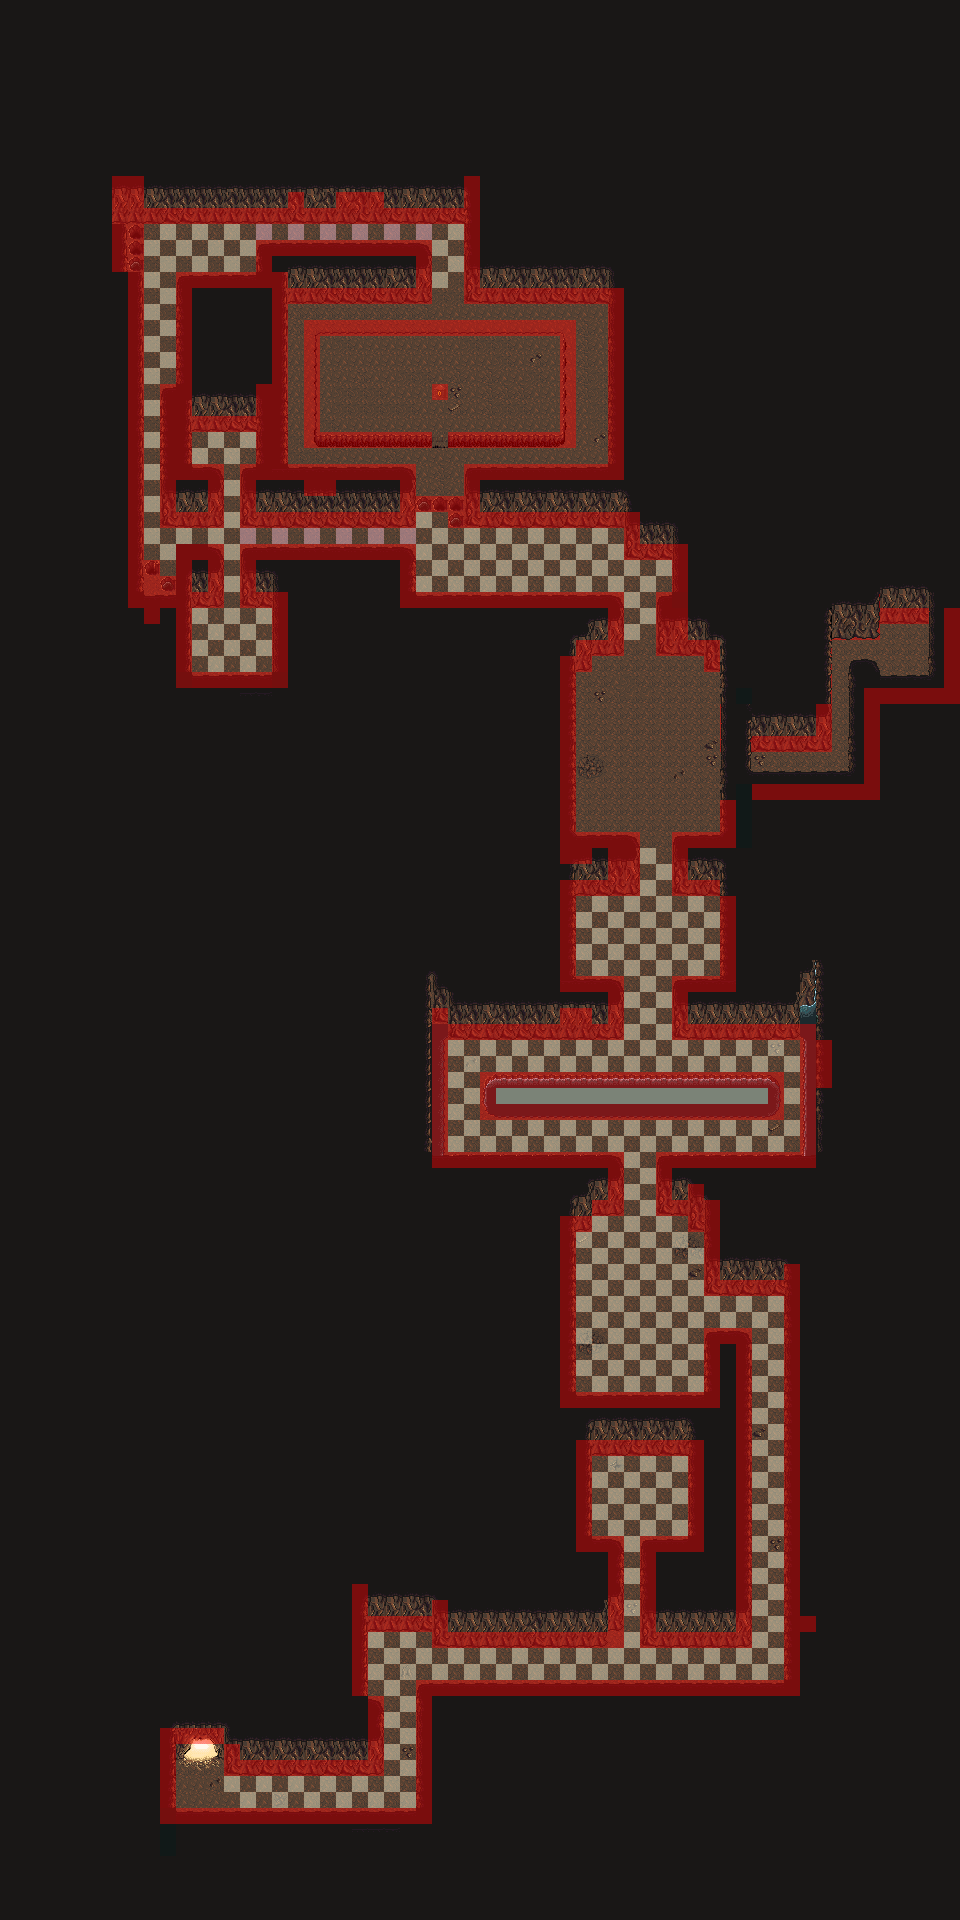

The image is a tile-based game level rendered from a .tmx file. Its description and source (layers, tilesets, objects; grid data summarised) follow:
An orthogonal 60x120 tile map with 16x16 px tiles, 6 tile layers (0-background, 1-detail, 2-collision, 3-background, ...), 2 tilesets.

<map version="1.0" orientation="orthogonal" width="60" height="120" tilewidth="16" tileheight="16">
 <tileset firstgid="1" name="cave_tileset" tilewidth="16" tileheight="16">
  <image source="cave_tileset.png" width="256" height="352" />
 </tileset>
 <tileset firstgid="353" name="collision_tileset" tilewidth="16" tileheight="16">
  <image source="collision_tileset.png" width="128" height="128" />
 </tileset>
 <layer name="0-background" width="60" height="120">
  <data>[7200 cells, 7198 non-empty, 73 distinct tile ids]</data>
 </layer>
 <layer name="1-detail" width="60" height="120">
  <data>[7200 cells, 592 non-empty, 67 distinct tile ids]</data>
 </layer>
 <layer name="2-collision" width="60" height="120" opacity="0.42">
  <data>[7200 cells, 1124 non-empty, 3 distinct tile ids]</data>
 </layer>
 <layer name="3-background" width="60" height="120">
  <data>[7200 cells, 0 non-empty, 0 distinct tile ids]</data>
 </layer>
 <layer name="4-detail" width="60" height="120">
  <data>[7200 cells, 62 non-empty, 24 distinct tile ids]</data>
 </layer>
 <layer name="5-collision" width="60" height="120">
  <data>[7200 cells, 0 non-empty, 0 distinct tile ids]</data>
 </layer>
</map>
